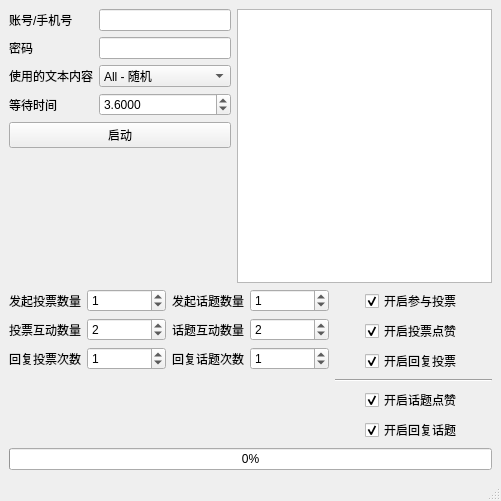
<?xml version="1.0" encoding="UTF-8"?>
<ui version="4.0">
 <class>mainWindow</class>
 <widget class="QMainWindow" name="mainWindow">
  <property name="geometry">
   <rect>
    <x>0</x>
    <y>0</y>
    <width>501</width>
    <height>501</height>
   </rect>
  </property>
  <property name="minimumSize">
   <size>
    <width>451</width>
    <height>301</height>
   </size>
  </property>
  <property name="tabletTracking">
   <bool>false</bool>
  </property>
  <property name="windowTitle">
   <string>易班 EGPA</string>
  </property>
  <widget class="QWidget" name="centralwidget">
   <layout class="QGridLayout" name="gridLayout_3">
    <item row="0" column="1">
     <widget class="QPlainTextEdit" name="plainTextEdit">
      <property name="sizePolicy">
       <sizepolicy hsizetype="Expanding" vsizetype="MinimumExpanding">
        <horstretch>0</horstretch>
        <verstretch>0</verstretch>
       </sizepolicy>
      </property>
      <property name="toolTip">
       <string>&lt;html&gt;&lt;head/&gt;&lt;body&gt;&lt;p&gt;程序输出日志，如出错请咨询开发者&lt;/p&gt;&lt;/body&gt;&lt;/html&gt;</string>
      </property>
      <property name="readOnly">
       <bool>true</bool>
      </property>
      <property name="plainText">
       <string/>
      </property>
      <property name="centerOnScroll">
       <bool>false</bool>
      </property>
     </widget>
    </item>
    <item row="2" column="0" colspan="2">
     <widget class="QProgressBar" name="progressBar">
      <property name="value">
       <number>0</number>
      </property>
     </widget>
    </item>
    <item row="1" column="0" colspan="2">
     <layout class="QGridLayout" name="gridLayout_2">
      <item row="0" column="0">
       <layout class="QFormLayout" name="voteformLayout">
        <item row="0" column="0">
         <widget class="QLabel" name="add_vote_countLabel">
          <property name="toolTip">
           <string>&lt;html&gt;&lt;head/&gt;&lt;body&gt;&lt;p&gt;发起投票数量，如不需要请改为0关闭自动发起投票&lt;/p&gt;&lt;/body&gt;&lt;/html&gt;</string>
          </property>
          <property name="text">
           <string>发起投票数量</string>
          </property>
         </widget>
        </item>
        <item row="0" column="1">
         <widget class="QSpinBox" name="add_vote_countSpinbox">
          <property name="value">
           <number>1</number>
          </property>
         </widget>
        </item>
        <item row="1" column="0">
         <widget class="QLabel" name="vote_control_countLabel">
          <property name="toolTip">
           <string>&lt;html&gt;&lt;head/&gt;&lt;body&gt;&lt;p&gt;操作控制投票帖子数量，如不需要请改为0关闭操作控制投票帖子&lt;/p&gt;&lt;/body&gt;&lt;/html&gt;</string>
          </property>
          <property name="text">
           <string>投票互动数量</string>
          </property>
         </widget>
        </item>
        <item row="1" column="1">
         <widget class="QSpinBox" name="vote_control_countSpinbox">
          <property name="value">
           <number>2</number>
          </property>
         </widget>
        </item>
        <item row="2" column="0">
         <widget class="QLabel" name="vote_reply_countLabel">
          <property name="toolTip">
           <string>&lt;html&gt;&lt;head/&gt;&lt;body&gt;&lt;p&gt;回复投票次数，如不需要请改为0关闭回复投票&lt;/p&gt;&lt;/body&gt;&lt;/html&gt;</string>
          </property>
          <property name="text">
           <string>回复投票次数</string>
          </property>
         </widget>
        </item>
        <item row="2" column="1">
         <widget class="QSpinBox" name="vote_reply_countSpinbox">
          <property name="value">
           <number>1</number>
          </property>
         </widget>
        </item>
       </layout>
      </item>
      <item row="0" column="2">
       <layout class="QVBoxLayout" name="choiceverticalLayout">
        <item alignment="Qt::AlignHCenter">
         <widget class="QCheckBox" name="voteCheckbox">
          <property name="text">
           <string>开启参与投票</string>
          </property>
          <property name="iconSize">
           <size>
            <width>10</width>
            <height>10</height>
           </size>
          </property>
          <property name="checked">
           <bool>true</bool>
          </property>
         </widget>
        </item>
        <item alignment="Qt::AlignHCenter">
         <widget class="QCheckBox" name="vote_upCheckbox">
          <property name="tabletTracking">
           <bool>false</bool>
          </property>
          <property name="text">
           <string>开启投票点赞</string>
          </property>
          <property name="checked">
           <bool>true</bool>
          </property>
         </widget>
        </item>
        <item alignment="Qt::AlignHCenter">
         <widget class="QCheckBox" name="vote_replyCheckbox">
          <property name="sizePolicy">
           <sizepolicy hsizetype="Minimum" vsizetype="Fixed">
            <horstretch>0</horstretch>
            <verstretch>0</verstretch>
           </sizepolicy>
          </property>
          <property name="text">
           <string>开启回复投票</string>
          </property>
          <property name="checked">
           <bool>true</bool>
          </property>
         </widget>
        </item>
        <item>
         <widget class="Line" name="line">
          <property name="orientation">
           <enum>Qt::Horizontal</enum>
          </property>
         </widget>
        </item>
        <item alignment="Qt::AlignHCenter">
         <widget class="QCheckBox" name="topic_upCheckbox">
          <property name="text">
           <string>开启话题点赞</string>
          </property>
          <property name="checked">
           <bool>true</bool>
          </property>
         </widget>
        </item>
        <item alignment="Qt::AlignHCenter">
         <widget class="QCheckBox" name="topic_replyCheckbox">
          <property name="text">
           <string>开启回复话题</string>
          </property>
          <property name="checked">
           <bool>true</bool>
          </property>
         </widget>
        </item>
       </layout>
      </item>
      <item row="0" column="1">
       <layout class="QFormLayout" name="topicformLayout">
        <item row="0" column="0">
         <widget class="QLabel" name="add_topic_countLabel">
          <property name="toolTip">
           <string>&lt;html&gt;&lt;head/&gt;&lt;body&gt;&lt;p&gt;发起话题数量，如不需要请改为0关闭自动发起话题&lt;/p&gt;&lt;/body&gt;&lt;/html&gt;</string>
          </property>
          <property name="text">
           <string>发起话题数量</string>
          </property>
         </widget>
        </item>
        <item row="0" column="1">
         <widget class="QSpinBox" name="add_topic_countSpinbox">
          <property name="value">
           <number>1</number>
          </property>
         </widget>
        </item>
        <item row="1" column="0">
         <widget class="QLabel" name="topic_control_countLabel">
          <property name="toolTip">
           <string>&lt;html&gt;&lt;head/&gt;&lt;body&gt;&lt;p&gt;操作控制话题帖子数量，如不需要请改为0关闭操作控制话题帖子&lt;/p&gt;&lt;/body&gt;&lt;/html&gt;</string>
          </property>
          <property name="text">
           <string>话题互动数量</string>
          </property>
         </widget>
        </item>
        <item row="1" column="1">
         <widget class="QSpinBox" name="topic_control_countSpinbox">
          <property name="value">
           <number>2</number>
          </property>
         </widget>
        </item>
        <item row="2" column="1">
         <widget class="QSpinBox" name="topic_reply_countSpinbox">
          <property name="value">
           <number>1</number>
          </property>
         </widget>
        </item>
        <item row="2" column="0">
         <widget class="QLabel" name="topic_reply_countLabel">
          <property name="toolTip">
           <string>&lt;html&gt;&lt;head/&gt;&lt;body&gt;&lt;p&gt;回复话题次数，如不需要请改为0关闭回复话题&lt;/p&gt;&lt;/body&gt;&lt;/html&gt;</string>
          </property>
          <property name="text">
           <string>回复话题次数</string>
          </property>
         </widget>
        </item>
       </layout>
      </item>
     </layout>
    </item>
    <item row="0" column="0">
     <layout class="QFormLayout" name="formLayout_4">
      <item row="0" column="0">
       <widget class="QLabel" name="usernameLabel">
        <property name="toolTip">
         <string>&lt;html&gt;&lt;head/&gt;&lt;body&gt;&lt;p&gt;用户名&lt;/p&gt;&lt;/body&gt;&lt;/html&gt;</string>
        </property>
        <property name="whatsThis">
         <string/>
        </property>
        <property name="text">
         <string>账号/手机号</string>
        </property>
       </widget>
      </item>
      <item row="0" column="1">
       <widget class="QLineEdit" name="usernameLineedit">
        <property name="text">
         <string/>
        </property>
       </widget>
      </item>
      <item row="1" column="0">
       <widget class="QLabel" name="passwordLabel">
        <property name="toolTip">
         <string>&lt;html&gt;&lt;head/&gt;&lt;body&gt;&lt;p&gt;密码&lt;/p&gt;&lt;/body&gt;&lt;/html&gt;</string>
        </property>
        <property name="whatsThis">
         <string/>
        </property>
        <property name="text">
         <string>密码</string>
        </property>
       </widget>
      </item>
      <item row="1" column="1">
       <widget class="QLineEdit" name="passwordLineedit">
        <property name="text">
         <string/>
        </property>
       </widget>
      </item>
      <item row="2" column="0">
       <widget class="QLabel" name="catLabel">
        <property name="toolTip">
         <string>&lt;html&gt;&lt;head/&gt;&lt;body&gt;&lt;p&gt;可以选择文本内容，使用了 https://hitokoto.cn/ 的服务&lt;/p&gt;&lt;table border=&quot;0&quot;style=&quot; margin-top:0px; margin-bottom:0px; margin-left:0px; margin-right:0px;&quot;cellspacing=&quot;0&quot;cellpadding=&quot;0&quot;&gt;&lt;td rowspan=&quot;9&quot;/&gt;&lt;td colspan=&quot;4&quot;&gt;&lt;p&gt;提交不同的参数代表不同的类别，具体：&lt;/p&gt;&lt;/td&gt;&lt;/tr&gt;&lt;tr&gt;&lt;td&gt;&lt;p&gt;a&lt;/p&gt;&lt;/td&gt;&lt;td colspan=&quot;2&quot;&gt;&lt;p&gt;Anime-动画&lt;/p&gt;&lt;/td&gt;&lt;td/&gt;&lt;/tr&gt;&lt;tr&gt;&lt;td&gt;&lt;p&gt;b&lt;/p&gt;&lt;/td&gt;&lt;td colspan=&quot;2&quot;&gt;&lt;p&gt;Comic–漫画&lt;/p&gt;&lt;/td&gt;&lt;td/&gt;&lt;/tr&gt;&lt;tr&gt;&lt;td&gt;&lt;p&gt;c&lt;/p&gt;&lt;/td&gt;&lt;td colspan=&quot;2&quot;&gt;&lt;p&gt;Game–游戏&lt;/p&gt;&lt;/td&gt;&lt;td/&gt;&lt;/tr&gt;&lt;tr&gt;&lt;td&gt;&lt;p&gt;d&lt;/p&gt;&lt;/td&gt;&lt;td colspan=&quot;2&quot;&gt;&lt;p&gt;Novel–小说&lt;/p&gt;&lt;/td&gt;&lt;td/&gt;&lt;/tr&gt;&lt;tr&gt;&lt;td&gt;&lt;p&gt;e&lt;/p&gt;&lt;/td&gt;&lt;td colspan=&quot;2&quot;&gt;&lt;p&gt;Myself–原创&lt;/p&gt;&lt;/td&gt;&lt;td/&gt;&lt;/tr&gt;&lt;tr&gt;&lt;td&gt;&lt;p&gt;f&lt;/p&gt;&lt;/td&gt;&lt;td colspan=&quot;2&quot;&gt;&lt;p&gt;Internet–来自网络&lt;/p&gt;&lt;/td&gt;&lt;td/&gt;&lt;/tr&gt;&lt;tr&gt;&lt;td&gt;&lt;p&gt;g&lt;/p&gt;&lt;/td&gt;&lt;td colspan=&quot;2&quot;&gt;&lt;p&gt;Other–其他&lt;/p&gt;&lt;/td&gt;&lt;td/&gt;&lt;/tr&gt;&lt;tr&gt;&lt;td&gt;&lt;p&gt;其他不存在参数&lt;/p&gt;&lt;/td&gt;&lt;td colspan=&quot;2&quot;&gt;&lt;p&gt;任意类型随机取得&lt;/p&gt;&lt;/td&gt;&lt;td/&gt;&lt;/tr&gt;&lt;/table&gt;&lt;/body&gt;&lt;/html&gt;</string>
        </property>
        <property name="whatsThis">
         <string/>
        </property>
        <property name="text">
         <string>使用的文本内容</string>
        </property>
       </widget>
      </item>
      <item row="2" column="1">
       <widget class="QComboBox" name="comboBox">
        <property name="currentText">
         <string>All - 随机</string>
        </property>
        <property name="currentIndex">
         <number>7</number>
        </property>
        <item>
         <property name="text">
          <string>Anime - 动画</string>
         </property>
        </item>
        <item>
         <property name="text">
          <string>Comic – 漫画</string>
         </property>
        </item>
        <item>
         <property name="text">
          <string>Game – 游戏</string>
         </property>
        </item>
        <item>
         <property name="text">
          <string>Novel – 小说</string>
         </property>
        </item>
        <item>
         <property name="text">
          <string>Myself – 原创</string>
         </property>
        </item>
        <item>
         <property name="text">
          <string>Internet – 来自网络</string>
         </property>
        </item>
        <item>
         <property name="text">
          <string>Other – 其他</string>
         </property>
        </item>
        <item>
         <property name="text">
          <string>All - 随机</string>
         </property>
        </item>
       </widget>
      </item>
      <item row="3" column="0">
       <widget class="QLabel" name="waitLabel">
        <property name="toolTip">
         <string>&lt;html&gt;&lt;head/&gt;&lt;body&gt;&lt;p&gt;每个操作之间的间隔，填入浮点数，开始运行后显示实时EGPA&lt;/p&gt;&lt;/body&gt;&lt;/html&gt;</string>
        </property>
        <property name="text">
         <string>等待时间</string>
        </property>
       </widget>
      </item>
      <item row="3" column="1">
       <widget class="QDoubleSpinBox" name="doubleSpinBox">
        <property name="decimals">
         <number>4</number>
        </property>
        <property name="minimum">
         <double>1.000000000000000</double>
        </property>
        <property name="singleStep">
         <double>0.200000000000000</double>
        </property>
        <property name="value">
         <double>3.600000000000000</double>
        </property>
       </widget>
      </item>
      <item row="4" column="0" colspan="2">
       <widget class="QPushButton" name="lauchButton">
        <property name="text">
         <string>启动</string>
        </property>
       </widget>
      </item>
     </layout>
    </item>
   </layout>
  </widget>
  <widget class="QStatusBar" name="statusbar"/>
 </widget>
 <resources/>
 <connections/>
</ui>
